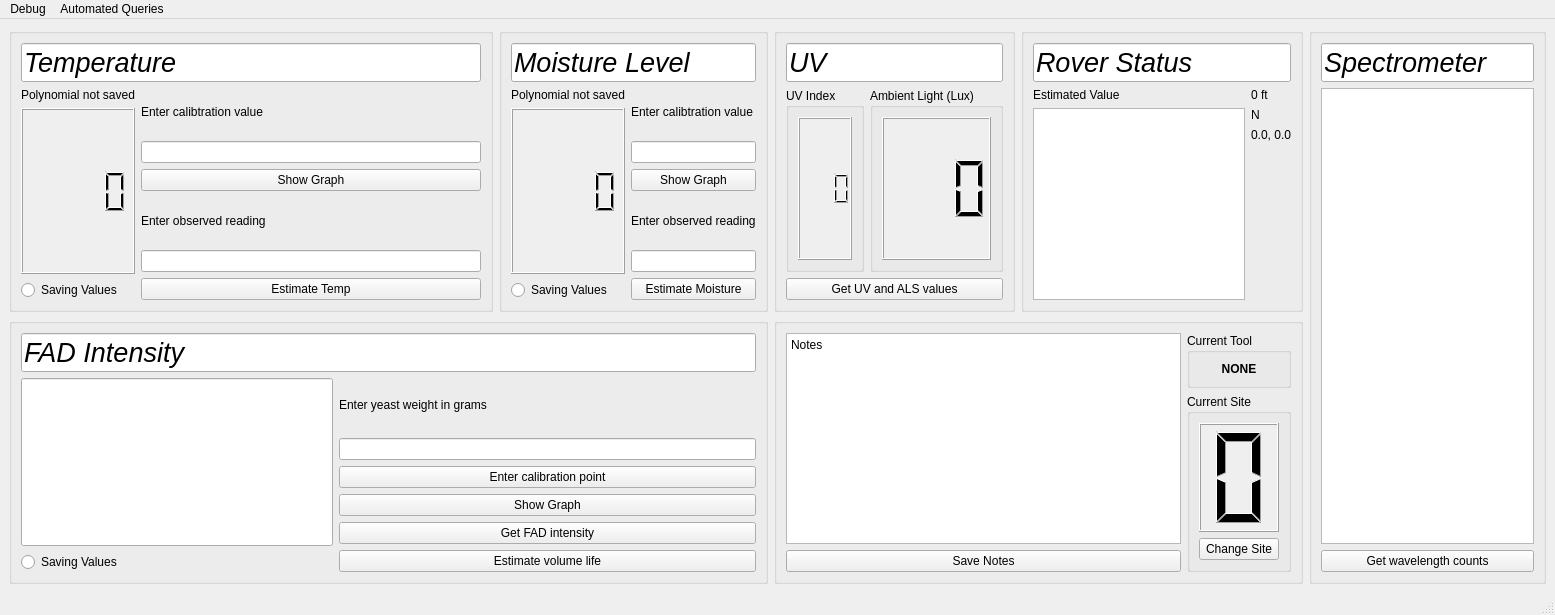
<?xml version="1.0" encoding="UTF-8"?>
<ui version="4.0">
 <class>ScienceGUI</class>
 <widget class="QMainWindow" name="ScienceGUI">
  <property name="geometry">
   <rect>
    <x>0</x>
    <y>0</y>
    <width>1555</width>
    <height>615</height>
   </rect>
  </property>
  <property name="windowTitle">
   <string>Science GUI</string>
  </property>
  <widget class="QWidget" name="centralwidget">
   <layout class="QGridLayout" name="gridLayout_2">
    <item row="0" column="0">
     <widget class="QGroupBox" name="groupBox_6">
      <property name="title">
       <string/>
      </property>
      <layout class="QVBoxLayout" name="verticalLayout_10">
       <item>
        <widget class="QLineEdit" name="lineEdit_4">
         <property name="font">
          <font>
           <pointsize>20</pointsize>
           <italic>true</italic>
          </font>
         </property>
         <property name="text">
          <string>Temperature</string>
         </property>
         <property name="readOnly">
          <bool>true</bool>
         </property>
        </widget>
       </item>
       <item>
        <layout class="QHBoxLayout" name="horizontalLayout_2">
         <item>
          <layout class="QVBoxLayout" name="verticalLayout_9">
           <item>
            <widget class="QLabel" name="temperature_poly_label">
             <property name="text">
              <string>Polynomial not saved</string>
             </property>
            </widget>
           </item>
           <item>
            <widget class="QLCDNumber" name="lcd_temp">
             <property name="enabled">
              <bool>true</bool>
             </property>
             <property name="sizePolicy">
              <sizepolicy hsizetype="Minimum" vsizetype="Minimum">
               <horstretch>0</horstretch>
               <verstretch>1</verstretch>
              </sizepolicy>
             </property>
             <property name="autoFillBackground">
              <bool>true</bool>
             </property>
             <property name="smallDecimalPoint">
              <bool>true</bool>
             </property>
             <property name="digitCount">
              <number>4</number>
             </property>
             <property name="intValue" stdset="0">
              <number>0</number>
             </property>
            </widget>
           </item>
           <item>
            <widget class="QRadioButton" name="temp_radio">
             <property name="autoFillBackground">
              <bool>false</bool>
             </property>
             <property name="text">
              <string>Saving Values</string>
             </property>
             <property name="checked">
              <bool>false</bool>
             </property>
             <property name="autoExclusive">
              <bool>false</bool>
             </property>
            </widget>
           </item>
          </layout>
         </item>
         <item>
          <layout class="QVBoxLayout" name="verticalLayout_8">
           <item>
            <widget class="QLabel" name="label_6">
             <property name="text">
              <string>Enter calibtration value</string>
             </property>
            </widget>
           </item>
           <item>
            <widget class="QLineEdit" name="lineEdit_temperature"/>
           </item>
           <item>
            <widget class="QPushButton" name="pushButton_temperature">
             <property name="text">
              <string>Show Graph</string>
             </property>
            </widget>
           </item>
           <item>
            <widget class="QLabel" name="label_7">
             <property name="text">
              <string>Enter observed reading</string>
             </property>
            </widget>
           </item>
           <item>
            <widget class="QLineEdit" name="lineEdit_temperature_2"/>
           </item>
           <item>
            <widget class="QPushButton" name="pushButton_temperature_2">
             <property name="text">
              <string>Estimate Temp</string>
             </property>
            </widget>
           </item>
          </layout>
         </item>
        </layout>
       </item>
      </layout>
     </widget>
    </item>
    <item row="1" column="0" colspan="3">
     <widget class="QGroupBox" name="groupBox_7">
      <property name="title">
       <string/>
      </property>
      <layout class="QVBoxLayout" name="verticalLayout_13">
       <item>
        <widget class="QLineEdit" name="lineEdit_7">
         <property name="font">
          <font>
           <pointsize>20</pointsize>
           <italic>true</italic>
          </font>
         </property>
         <property name="text">
          <string>FAD Intensity</string>
         </property>
         <property name="readOnly">
          <bool>true</bool>
         </property>
        </widget>
       </item>
       <item>
        <layout class="QHBoxLayout" name="horizontalLayout_3">
         <item>
          <layout class="QVBoxLayout" name="verticalLayout_12">
           <item>
            <widget class="QLineEdit" name="le_fad">
             <property name="sizePolicy">
              <sizepolicy hsizetype="Minimum" vsizetype="Minimum">
               <horstretch>0</horstretch>
               <verstretch>1</verstretch>
              </sizepolicy>
             </property>
             <property name="font">
              <font>
               <pointsize>24</pointsize>
               <weight>75</weight>
               <bold>true</bold>
              </font>
             </property>
             <property name="layoutDirection">
              <enum>Qt::LeftToRight</enum>
             </property>
             <property name="text">
              <string/>
             </property>
             <property name="alignment">
              <set>Qt::AlignRight|Qt::AlignTrailing|Qt::AlignVCenter</set>
             </property>
             <property name="readOnly">
              <bool>true</bool>
             </property>
             <property name="placeholderText">
              <string extracomment="0"/>
             </property>
            </widget>
           </item>
           <item>
            <widget class="QRadioButton" name="fad_radio">
             <property name="cursor">
              <cursorShape>ArrowCursor</cursorShape>
             </property>
             <property name="layoutDirection">
              <enum>Qt::LeftToRight</enum>
             </property>
             <property name="autoFillBackground">
              <bool>false</bool>
             </property>
             <property name="text">
              <string>Saving Values</string>
             </property>
             <property name="checked">
              <bool>false</bool>
             </property>
             <property name="autoExclusive">
              <bool>false</bool>
             </property>
            </widget>
           </item>
          </layout>
         </item>
         <item>
          <layout class="QVBoxLayout" name="verticalLayout_11">
           <item>
            <widget class="QLabel" name="label_9">
             <property name="text">
              <string>Enter yeast weight in grams</string>
             </property>
            </widget>
           </item>
           <item>
            <widget class="QLineEdit" name="lineEdit_fad"/>
           </item>
           <item>
            <widget class="QPushButton" name="pushButton_fad_calibration">
             <property name="text">
              <string>Enter calibration point</string>
             </property>
            </widget>
           </item>
           <item>
            <widget class="QPushButton" name="pushButton_fad_graph">
             <property name="text">
              <string>Show Graph</string>
             </property>
            </widget>
           </item>
           <item>
            <widget class="QPushButton" name="pushButton_fad">
             <property name="text">
              <string>Get FAD intensity</string>
             </property>
            </widget>
           </item>
           <item>
            <widget class="QPushButton" name="pushButton_fad_estimate">
             <property name="text">
              <string>Estimate volume life</string>
             </property>
            </widget>
           </item>
          </layout>
         </item>
        </layout>
       </item>
      </layout>
     </widget>
    </item>
    <item row="0" column="3">
     <widget class="QGroupBox" name="groupBox_9">
      <property name="title">
       <string/>
      </property>
      <layout class="QVBoxLayout" name="verticalLayout_15">
       <item>
        <widget class="QLineEdit" name="lineEdit_9">
         <property name="font">
          <font>
           <pointsize>20</pointsize>
           <italic>true</italic>
          </font>
         </property>
         <property name="text">
          <string>UV</string>
         </property>
         <property name="readOnly">
          <bool>true</bool>
         </property>
        </widget>
       </item>
       <item>
        <layout class="QGridLayout" name="gridLayout">
         <item row="0" column="1">
          <widget class="QGroupBox" name="groupBox_4">
           <property name="sizePolicy">
            <sizepolicy hsizetype="Expanding" vsizetype="Expanding">
             <horstretch>0</horstretch>
             <verstretch>0</verstretch>
            </sizepolicy>
           </property>
           <property name="title">
            <string>Ambient Light (Lux)</string>
           </property>
           <layout class="QVBoxLayout" name="verticalLayout_5">
            <item>
             <widget class="QLCDNumber" name="lcd_ambient">
              <property name="autoFillBackground">
               <bool>true</bool>
              </property>
              <property name="smallDecimalPoint">
               <bool>false</bool>
              </property>
              <property name="digitCount">
               <number>3</number>
              </property>
             </widget>
            </item>
           </layout>
          </widget>
         </item>
         <item row="0" column="0">
          <widget class="QGroupBox" name="groupBox_3">
           <property name="sizePolicy">
            <sizepolicy hsizetype="Expanding" vsizetype="Expanding">
             <horstretch>0</horstretch>
             <verstretch>0</verstretch>
            </sizepolicy>
           </property>
           <property name="title">
            <string>UV Index</string>
           </property>
           <layout class="QVBoxLayout" name="verticalLayout_4">
            <item>
             <widget class="QLCDNumber" name="lcd_uv">
              <property name="autoFillBackground">
               <bool>true</bool>
              </property>
              <property name="smallDecimalPoint">
               <bool>false</bool>
              </property>
              <property name="digitCount">
               <number>3</number>
              </property>
             </widget>
            </item>
           </layout>
          </widget>
         </item>
        </layout>
       </item>
       <item>
        <widget class="QPushButton" name="pushButton_uv">
         <property name="text">
          <string>Get UV and ALS values</string>
         </property>
        </widget>
       </item>
      </layout>
     </widget>
    </item>
    <item row="0" column="1" colspan="2">
     <widget class="QGroupBox" name="groupBox_5">
      <property name="title">
       <string/>
      </property>
      <property name="flat">
       <bool>false</bool>
      </property>
      <layout class="QVBoxLayout" name="verticalLayout_7">
       <item>
        <widget class="QLineEdit" name="lineEdit_6">
         <property name="font">
          <font>
           <pointsize>20</pointsize>
           <italic>true</italic>
          </font>
         </property>
         <property name="text">
          <string>Moisture Level</string>
         </property>
         <property name="readOnly">
          <bool>true</bool>
         </property>
        </widget>
       </item>
       <item>
        <layout class="QHBoxLayout" name="horizontalLayout">
         <item>
          <layout class="QVBoxLayout" name="verticalLayout_6">
           <item>
            <widget class="QLabel" name="moisture_poly_label">
             <property name="text">
              <string>Polynomial not saved</string>
             </property>
            </widget>
           </item>
           <item>
            <widget class="QLCDNumber" name="lcd_moist">
             <property name="sizePolicy">
              <sizepolicy hsizetype="Minimum" vsizetype="Minimum">
               <horstretch>0</horstretch>
               <verstretch>1</verstretch>
              </sizepolicy>
             </property>
             <property name="toolTipDuration">
              <number>-1</number>
             </property>
             <property name="layoutDirection">
              <enum>Qt::LeftToRight</enum>
             </property>
             <property name="autoFillBackground">
              <bool>true</bool>
             </property>
             <property name="frameShadow">
              <enum>QFrame::Raised</enum>
             </property>
             <property name="smallDecimalPoint">
              <bool>true</bool>
             </property>
             <property name="digitCount">
              <number>4</number>
             </property>
             <property name="segmentStyle">
              <enum>QLCDNumber::Filled</enum>
             </property>
             <property name="intValue" stdset="0">
              <number>0</number>
             </property>
            </widget>
           </item>
           <item>
            <widget class="QRadioButton" name="moist_radio">
             <property name="autoFillBackground">
              <bool>false</bool>
             </property>
             <property name="text">
              <string>Saving Values</string>
             </property>
             <property name="checked">
              <bool>false</bool>
             </property>
             <property name="autoExclusive">
              <bool>false</bool>
             </property>
            </widget>
           </item>
          </layout>
         </item>
         <item>
          <layout class="QVBoxLayout" name="verticalLayout_2">
           <item>
            <widget class="QLabel" name="label_4">
             <property name="text">
              <string>Enter calibtration value</string>
             </property>
            </widget>
           </item>
           <item>
            <widget class="QLineEdit" name="lineEdit_moisture">
             <property name="sizePolicy">
              <sizepolicy hsizetype="Expanding" vsizetype="Fixed">
               <horstretch>0</horstretch>
               <verstretch>1</verstretch>
              </sizepolicy>
             </property>
            </widget>
           </item>
           <item>
            <widget class="QPushButton" name="pushButton_moisture">
             <property name="text">
              <string>Show Graph</string>
             </property>
            </widget>
           </item>
           <item>
            <widget class="QLabel" name="label_5">
             <property name="text">
              <string>Enter observed reading</string>
             </property>
            </widget>
           </item>
           <item>
            <widget class="QLineEdit" name="lineEdit_moisture_2">
             <property name="sizePolicy">
              <sizepolicy hsizetype="Expanding" vsizetype="Fixed">
               <horstretch>0</horstretch>
               <verstretch>1</verstretch>
              </sizepolicy>
             </property>
            </widget>
           </item>
           <item>
            <widget class="QPushButton" name="pushButton_moisture_2">
             <property name="text">
              <string>Estimate Moisture</string>
             </property>
            </widget>
           </item>
          </layout>
         </item>
        </layout>
       </item>
      </layout>
     </widget>
    </item>
    <item row="0" column="6" rowspan="2">
     <widget class="QGroupBox" name="groupBox_8">
      <property name="title">
       <string/>
      </property>
      <layout class="QVBoxLayout" name="verticalLayout_14">
       <item>
        <widget class="QLineEdit" name="lineEdit_8">
         <property name="font">
          <font>
           <pointsize>20</pointsize>
           <italic>true</italic>
          </font>
         </property>
         <property name="text">
          <string>Spectrometer</string>
         </property>
         <property name="readOnly">
          <bool>true</bool>
         </property>
        </widget>
       </item>
       <item>
        <widget class="QTableView" name="tableView"/>
       </item>
       <item>
        <widget class="QPushButton" name="pushButton_spectro">
         <property name="text">
          <string>Get wavelength counts</string>
         </property>
        </widget>
       </item>
      </layout>
     </widget>
    </item>
    <item row="0" column="4">
     <widget class="QGroupBox" name="groupBox_2">
      <property name="title">
       <string/>
      </property>
      <layout class="QVBoxLayout" name="verticalLayout_18">
       <item>
        <widget class="QLineEdit" name="lineEdit_10">
         <property name="font">
          <font>
           <pointsize>20</pointsize>
           <italic>true</italic>
          </font>
         </property>
         <property name="text">
          <string>Rover Status</string>
         </property>
         <property name="readOnly">
          <bool>true</bool>
         </property>
        </widget>
       </item>
       <item>
        <layout class="QHBoxLayout" name="horizontalLayout_5">
         <item>
          <layout class="QVBoxLayout" name="verticalLayout_17">
           <item>
            <widget class="QLabel" name="label_8">
             <property name="text">
              <string>Estimated Value</string>
             </property>
            </widget>
           </item>
           <item>
            <widget class="QTextBrowser" name="textBrowser">
             <property name="html">
              <string>&lt;!DOCTYPE HTML PUBLIC &quot;-//W3C//DTD HTML 4.0//EN&quot; &quot;http://www.w3.org/TR/REC-html40/strict.dtd&quot;&gt;
&lt;html&gt;&lt;head&gt;&lt;meta name=&quot;qrichtext&quot; content=&quot;1&quot; /&gt;&lt;style type=&quot;text/css&quot;&gt;
p, li { white-space: pre-wrap; }
&lt;/style&gt;&lt;/head&gt;&lt;body style=&quot; font-family:'Ubuntu Sans'; font-size:11pt; font-weight:400; font-style:normal;&quot;&gt;
&lt;p style=&quot;-qt-paragraph-type:empty; margin-top:0px; margin-bottom:0px; margin-left:0px; margin-right:0px; -qt-block-indent:0; text-indent:0px; font-family:'MS Shell Dlg 2'; font-size:8.25pt;&quot;&gt;&lt;br /&gt;&lt;/p&gt;&lt;/body&gt;&lt;/html&gt;</string>
             </property>
            </widget>
           </item>
          </layout>
         </item>
         <item>
          <layout class="QVBoxLayout" name="verticalLayout_3">
           <item>
            <widget class="QLabel" name="lbl_altitude">
             <property name="sizePolicy">
              <sizepolicy hsizetype="Preferred" vsizetype="Preferred">
               <horstretch>0</horstretch>
               <verstretch>0</verstretch>
              </sizepolicy>
             </property>
             <property name="minimumSize">
              <size>
               <width>0</width>
               <height>0</height>
              </size>
             </property>
             <property name="text">
              <string>0 ft</string>
             </property>
            </widget>
           </item>
           <item>
            <widget class="QLabel" name="lbl_heading">
             <property name="sizePolicy">
              <sizepolicy hsizetype="Preferred" vsizetype="Preferred">
               <horstretch>0</horstretch>
               <verstretch>0</verstretch>
              </sizepolicy>
             </property>
             <property name="text">
              <string>N</string>
             </property>
            </widget>
           </item>
           <item>
            <widget class="QLabel" name="lbl_coordinates">
             <property name="text">
              <string>0.0, 0.0</string>
             </property>
            </widget>
           </item>
           <item>
            <spacer name="verticalSpacer">
             <property name="orientation">
              <enum>Qt::Vertical</enum>
             </property>
             <property name="sizeHint" stdset="0">
              <size>
               <width>20</width>
               <height>40</height>
              </size>
             </property>
            </spacer>
           </item>
          </layout>
         </item>
        </layout>
       </item>
      </layout>
     </widget>
    </item>
    <item row="1" column="3" colspan="2">
     <widget class="QGroupBox" name="groupBox_10">
      <property name="title">
       <string/>
      </property>
      <layout class="QHBoxLayout" name="horizontalLayout_4">
       <item>
        <layout class="QVBoxLayout" name="verticalLayout_21">
         <item>
          <widget class="QPlainTextEdit" name="textEdit_notes">
           <property name="plainText">
            <string>Notes
</string>
           </property>
          </widget>
         </item>
         <item>
          <widget class="QPushButton" name="pushButton_save_notes">
           <property name="text">
            <string>Save Notes</string>
           </property>
          </widget>
         </item>
        </layout>
       </item>
       <item>
        <layout class="QVBoxLayout" name="verticalLayout">
         <item>
          <widget class="QGroupBox" name="groupBox_11">
           <property name="sizePolicy">
            <sizepolicy hsizetype="Preferred" vsizetype="Preferred">
             <horstretch>0</horstretch>
             <verstretch>0</verstretch>
            </sizepolicy>
           </property>
           <property name="title">
            <string>Current Tool</string>
           </property>
           <layout class="QVBoxLayout" name="verticalLayout_19">
            <item>
             <widget class="QLabel" name="current_tool_label">
              <property name="font">
               <font>
                <weight>75</weight>
                <bold>true</bold>
               </font>
              </property>
              <property name="text">
               <string>NONE</string>
              </property>
              <property name="alignment">
               <set>Qt::AlignCenter</set>
              </property>
             </widget>
            </item>
           </layout>
          </widget>
         </item>
         <item>
          <widget class="QGroupBox" name="groupBox">
           <property name="sizePolicy">
            <sizepolicy hsizetype="Preferred" vsizetype="Preferred">
             <horstretch>0</horstretch>
             <verstretch>1</verstretch>
            </sizepolicy>
           </property>
           <property name="title">
            <string>Current Site</string>
           </property>
           <layout class="QVBoxLayout" name="verticalLayout_20">
            <item>
             <widget class="QLCDNumber" name="lcd_site_num">
              <property name="autoFillBackground">
               <bool>true</bool>
              </property>
              <property name="smallDecimalPoint">
               <bool>false</bool>
              </property>
              <property name="digitCount">
               <number>1</number>
              </property>
             </widget>
            </item>
            <item>
             <widget class="QPushButton" name="pushButton_change_site">
              <property name="text">
               <string>Change Site</string>
              </property>
             </widget>
            </item>
           </layout>
          </widget>
         </item>
        </layout>
       </item>
      </layout>
     </widget>
    </item>
   </layout>
  </widget>
  <widget class="QMenuBar" name="menubar">
   <property name="geometry">
    <rect>
     <x>0</x>
     <y>0</y>
     <width>1555</width>
     <height>24</height>
    </rect>
   </property>
   <widget class="QMenu" name="menuDebug_GUI">
    <property name="title">
     <string>Debug</string>
    </property>
    <addaction name="actionLaunch_Function_Library"/>
    <addaction name="actionLaunch_RX_TX_Monitor"/>
    <addaction name="actionLaunch_Response_Parse"/>
   </widget>
   <widget class="QMenu" name="menuAutomated_Queries">
    <property name="title">
     <string>Automated Queries</string>
    </property>
    <addaction name="actionToggle_Sensor_Query"/>
   </widget>
   <addaction name="menuDebug_GUI"/>
   <addaction name="menuAutomated_Queries"/>
  </widget>
  <widget class="QStatusBar" name="statusbar"/>
  <action name="actionLaunch_Function_Library">
   <property name="text">
    <string>Launch Function Library</string>
   </property>
  </action>
  <action name="actionLaunch_RX_TX_Monitor">
   <property name="text">
    <string>Launch RX/TX Monitor</string>
   </property>
  </action>
  <action name="actionLaunch_Response_Parse">
   <property name="text">
    <string>Launch Response Parser</string>
   </property>
  </action>
  <action name="actionToggle_Sensor_Query">
   <property name="text">
    <string>Begin Sensor Queries</string>
   </property>
  </action>
 </widget>
 <resources/>
 <connections/>
</ui>
